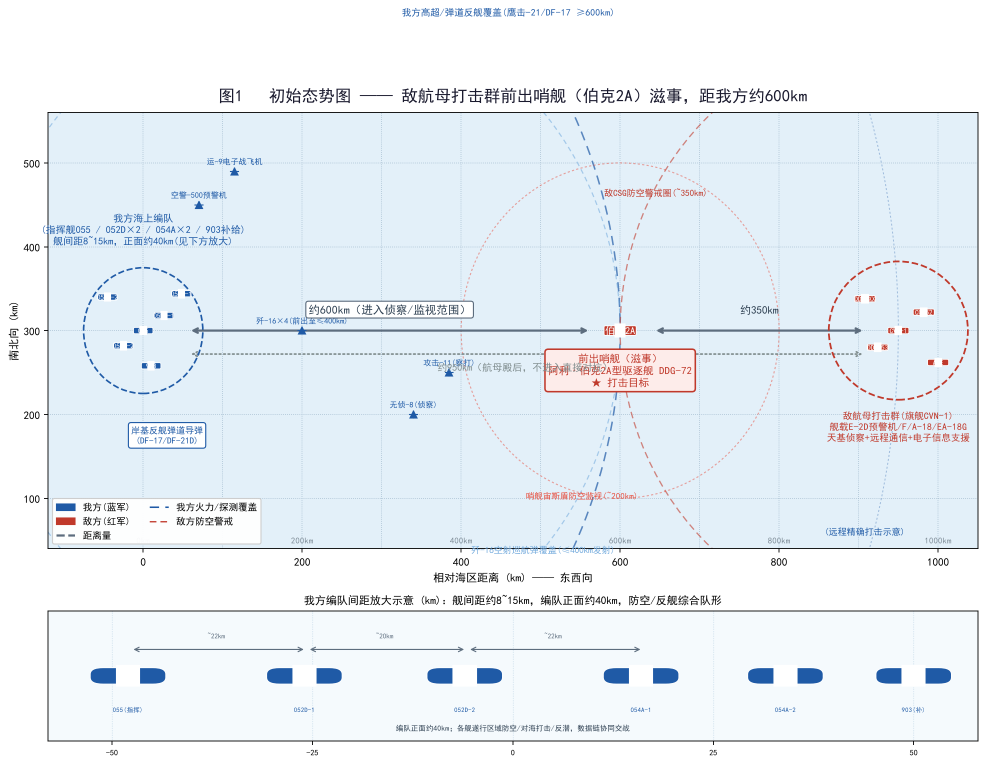
#> input picture llm-beginner-master/build_scene/图1_初始态势图.png, 1971 x 1529 px, found by its file name (shown at 1/2 size)
$ python crop2.py
#> lines starting #> are read from the running program, lines starting #| are printed output that depends on the picture
# -*- coding: utf-8 -*-
from PIL import Image
import os
d = r"C:\Users\26378\Desktop\惩戒打击场景设计"
T = r"C:\Users\26378\AppData\Local\Temp"

def kmpx(kmx, kmy, W, H):
    return int(W * ((kmx + 120) / 1170)), int(H * (1 - (kmy - 40) / 520))

def crop(src, name, box_km, out):
#> called with src = '图1_初始态势图.png', name = 'a', box_km = (-120, 420, 520, 40), out = 'zz_f1_left.png'
    im = Image.open(os.path.join(d, src)).convert("RGB")
    W, H = im.size
#> W = 1971; H = 1529
    kx0, ky0, kx1, ky1 = box_km
    x0, y0 = kmpx(kx0, ky0, W, H); x1, y1 = kmpx(kx1, ky1, W, H)
#> after `x0, y0 = kmpx(kx0, ky0, W, H)`: x0 = 0; y0 = 411
#> after `x1, y1 = kmpx(kx1, ky1, W, H)`: x1 = 1078; y1 = 1529
    c = im.crop((x0, y0, x1, y1))
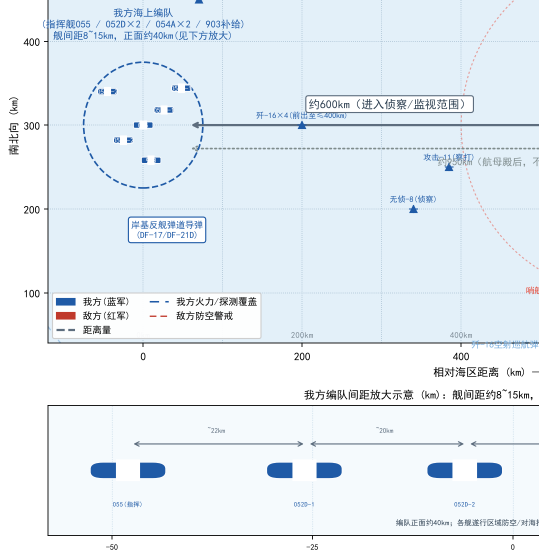
#> c: PIL image 1078x1118 RGB (shown at 1/2 size); mean R, G, B 230.1, 238.6, 245.1
    c.save(os.path.join(T, out)); print(out, c.size)
#| zz_f1_left.png (1078, 1118)

# 图1：左半（岸基白框、潜艇、600km白框、图例、编队标签）
crop("图1_初始态势图.png", "a", (-120, 420, 520, 40), "zz_f1_left.png")
# 图1：右上（舰载高超覆盖、CSG警戒圈、350km）
crop("图1_初始态势图.png", "b", (430, 560, 1050, 240), "zz_f1_topright.png")
#> call 2 of crop, with src = '图1_初始态势图.png', name = 'b', box_km = (430, 560, 1050, 240), out = 'zz_f1_topright.png'
#> in crop (call 2), `c = im.crop((x0, y0, x1, y1))`:
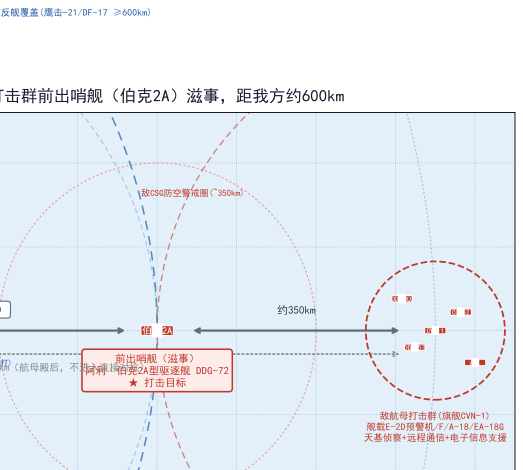
#> c: PIL image 1045x940 RGB (shown at 1/2 size); mean R, G, B 230.5, 237.5, 243.9
#| zz_f1_topright.png (1045, 940)
# 图2：左上（①③白框、苏-35S、A-50U、米格-31K）
crop("图2_打击实施图.png", "c", (-120, 560, 480, 340), "zz_f2_topleft.png")
#> call 3 of crop, with src = '图2_打击实施图.png', name = 'c', box_km = (-120, 560, 480, 340), out = 'zz_f2_topleft.png'
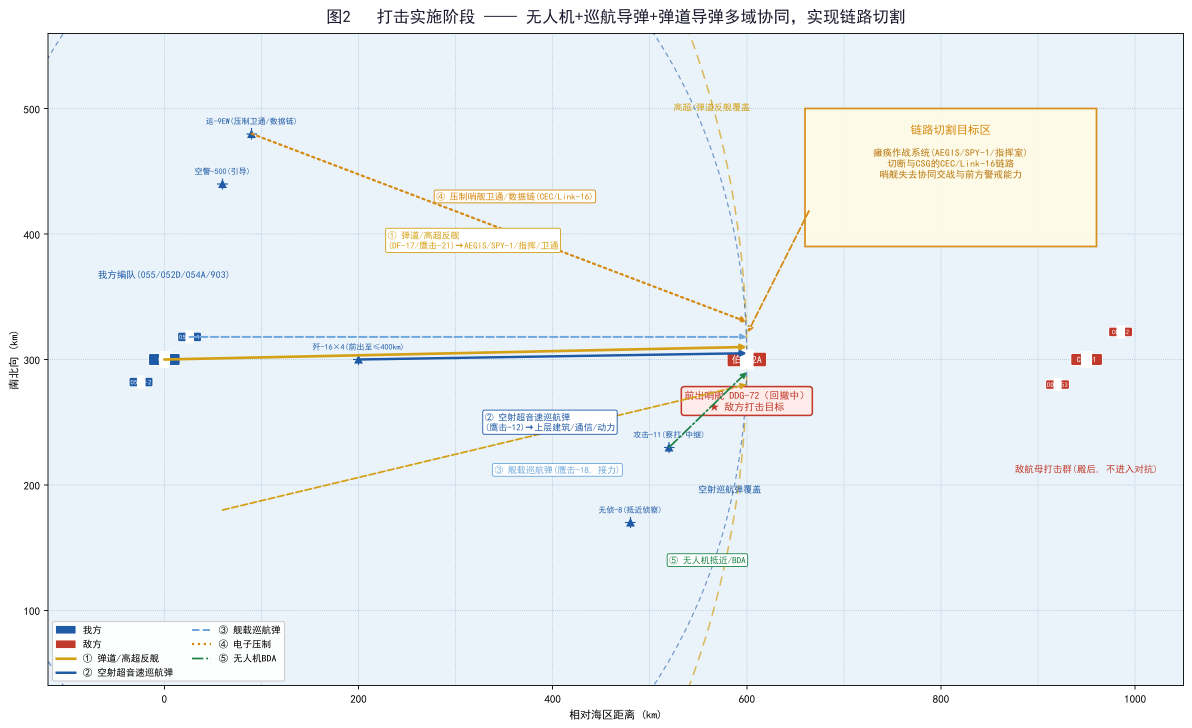
#> input picture llm-beginner-master/build_scene/图2_打击实施图.png, 2383 x 1456 px, found by its file name (shown at 1/2 size)
#> in crop (call 3), `c = im.crop((x0, y0, x1, y1))`:
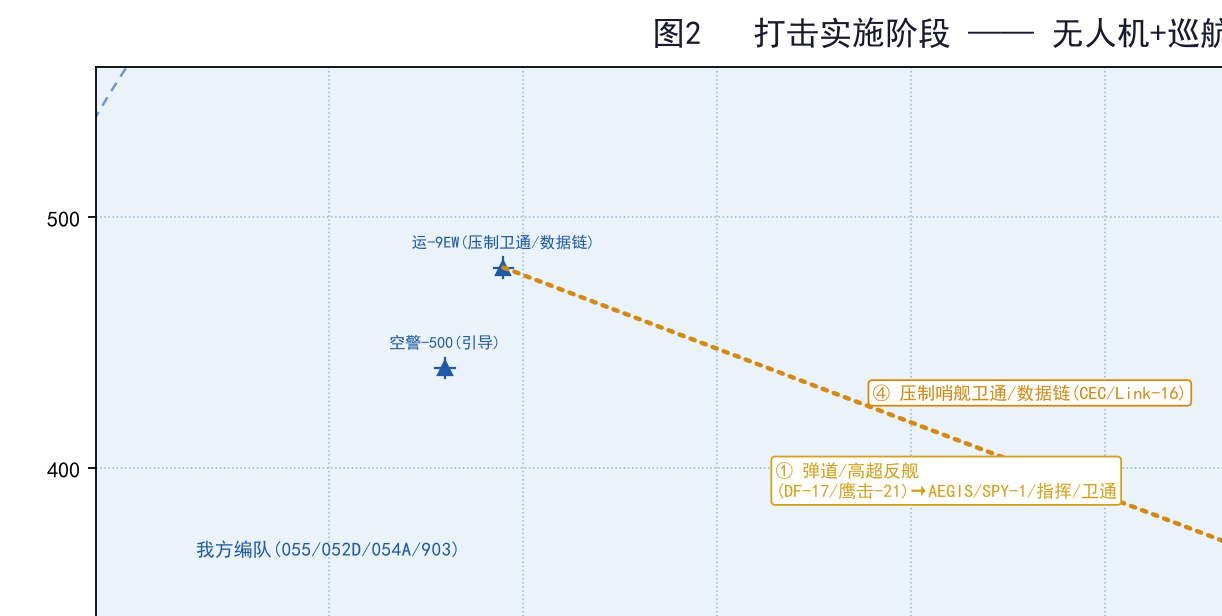
#> c: PIL image 1222x616 RGB; mean R, G, B 234.9, 241.5, 246
#| zz_f2_topleft.png (1222, 616)
# 图2：左下（②白框、潜艇、前哨-R、S-70、巡航弹覆盖、图例）
crop("图2_打击实施图.png", "d", (-120, 340, 640, 60), "zz_f2_botleft.png")
#> call 4 of crop, with src = '图2_打击实施图.png', name = 'd', box_km = (-120, 340, 640, 60), out = 'zz_f2_botleft.png'
#> in crop (call 4), `c = im.crop((x0, y0, x1, y1))`:
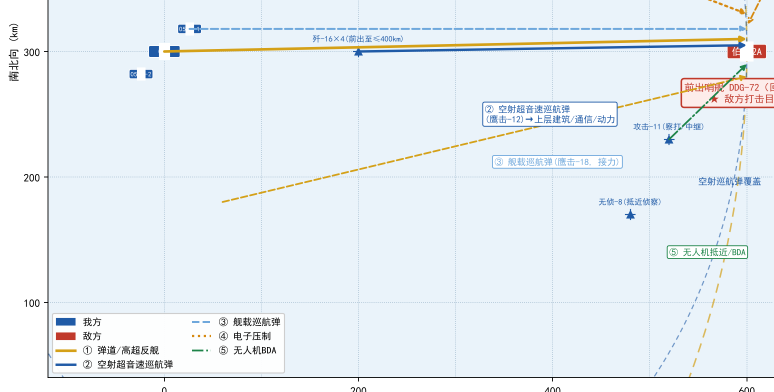
#> c: PIL image 1547x784 RGB (shown at 1/2 size); mean R, G, B 231.7, 239, 244.4
#| zz_f2_botleft.png (1547, 784)
print("DONE")
